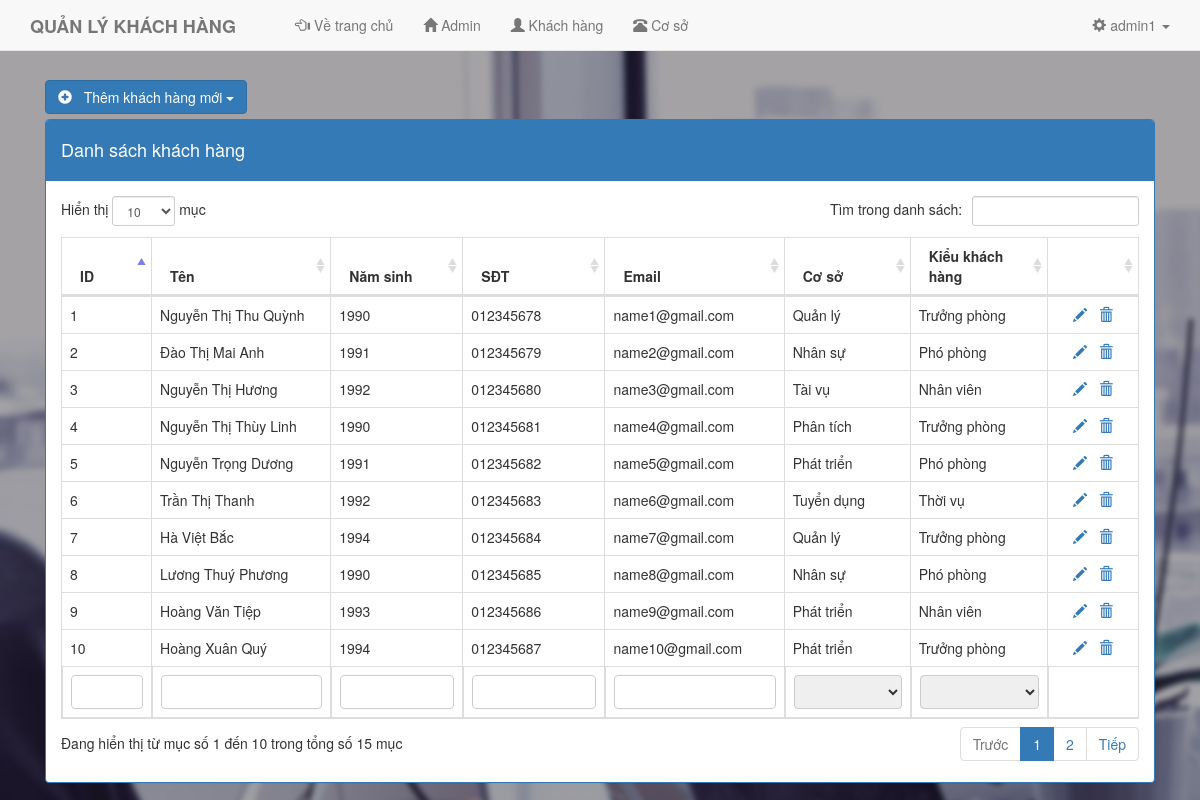
Page /qlkh/admin.php?controller=employee (signed in) on the committed database.
### tables this page shows
CREATE TABLE `tblemployee` (
  `id` int(11) NOT NULL,
  `name` varchar(50) NOT NULL,
  `birthYear` int(11) DEFAULT NULL,
  `phone` varchar(30) DEFAULT NULL,
  `email` varchar(50) DEFAULT NULL,
  `department_id` int(11) DEFAULT NULL,
  `position` varchar(50) DEFAULT NULL
);

CREATE TABLE `tbldepartment` (
  `id` int(11) NOT NULL,
  `name` varchar(50) NOT NULL,
  `description` text,
  `image` varchar(500) DEFAULT NULL
);

### qlkh/controller/backend/controller_employee.php (called while the page is built, shortened)
<?php
	class controller_employee extends controller{
		public function __construct(){
			$arr = $this->model->fetch("select * from tblemployee");
			include "view/backend/view_employee.php";
		}
	}
	new controller_employee();
 ?>

### qlkh/application/controller.php (called while the page is built, shortened)
<?php
	class controller{
		public function __construct(){
			$this->model = new model();
		}
	}
 ?>

### qlkh/application/model.php (called while the page is built, shortened)
<?php
	class model{
		public function fetch($sql){
			global $link;
			$result = mysqli_query($link,$sql);
			$arr = array();
			while($rows = mysqli_fetch_array($result))
				$arr[] = $rows;
			return $arr;
		}
		public function fetch_one($sql){
			global $link;
			$result = mysqli_query($link,$sql);
			return mysqli_fetch_array($result);
		}
	}
 ?>

### qlkh/view/backend/view_employee.php (the view, shortened to what this page needs)
<div class="col-md-12">
	<div class="btn-group" style="margin-bottom: 5px;">
	  <button type="button" class="btn btn-primary dropdown-toggle" data-toggle="dropdown">
	    	<span class="glyphicon glyphicon-plus-sign"></span>&nbsp;&nbsp;
	    	Thêm khách hàng mới
	    	<span class="caret"></span>
	  </button>
	</div>
	<div class="panel panel-primary">
		<div class="panel-heading"><h4>Danh sách khách hàng</h4></div>
		<div class="panel-body">
			<table id="nhanvien" class="table table-hover table-bordered">
				<thead>
				<tr>
					<th class="col-md-1">ID</th>
					<th class="col-md-2">Tên</th>
					<th>Năm sinh</th>
					<th>SĐT</th>
					<th class="col-md-2">Email</th>
					<th>Cơ sở</th>
					<th>Kiểu khách hàng</th>
					<th class="col-md-1"></th>
				</tr>
				</thead>
				<tfoot>
				<tr>
	                <th><input type="text"></th>
	                <th><input type="text"></th>
	                <th><input type="text"></th>
	                <th><input type="text"></th>
	                <th><input type="text"></th>
	                <th><input type="text"></th>
	                <th><input type="text"></th>
					<th></th>
            	</tr>
				</tfoot>
				<tbody>
				<?php
					foreach($arr as $rows)
					{
				 ?>
				<tr>
					<td><?php echo $rows["id"]; ?></td>
					<td><?php echo $rows["name"]; ?></td>
					<td><?php echo $rows["birthYear"]; ?></td>
					<td><?php echo $rows["phone"]; ?></td>
					<td><?php echo $rows["email"]; ?></td>
					<td>
						<?php
							$department = $this->model->fetch_one("select name from tbldepartment where id=".$rows["department_id"]);
							echo isset($department["name"])?$department["name"]:"(Chưa có)";
						 ?>
					</td>
					<td>
						<?php
						echo isset($department["name"])?$rows["position"]:"(Chưa có)"
						?>
					</td>
					<td style="text-align: center;">
						<a href="admin.php?controller=add_edit_employee&act=edit&id=<?php echo $rows["id"]; ?>"><span class="glyphicon glyphicon-pencil"></span></a>&nbsp;&nbsp;
						<a href="admin.php?controller=employee&act=delete&id=<?php echo $rows["id"]; ?>" onclick="return window.confirm('Xóa khách hàng này?');"><span class="glyphicon glyphicon-trash"></span></a>
					</td>
				</tr>
				<?php } ?>
				</tbody>
			</table>
		</div>
	</div>
</div>

### qlkh/view/backend/view_layout.php (style rules this page uses)
body { background: url(public/backend/2.jpg); background-attachment: fixed; }
tfoot input { width: 100%; border: 1px solid #ccc; border-radius: 4px; height: 34px; }

### rows in the picture
tblemployee: id "1", name "Nguyễn Thị Thu Quỳnh", birthYear "1990", phone "012345678", email "name1@gmail.com", department.name "Quản lý", position "Trưởng phòng"
tblemployee: id "2", name "Đào Thị Mai Anh", birthYear "1991", phone "012345679", email "name2@gmail.com", department.name "Nhân sự", position "Phó phòng"
tblemployee: id "3", name "Nguyễn Thị Hương", birthYear "1992", phone "012345680", email "name3@gmail.com", department.name "Tài vụ", position "Nhân viên"
tblemployee: id "4", name "Nguyễn Thị Thùy Linh", birthYear "1990", phone "012345681", email "name4@gmail.com", department.name "Phân tích", position "Trưởng phòng"
tblemployee: id "5", name "Nguyễn Trọng Dương", birthYear "1991", phone "012345682", email "name5@gmail.com", department.name "Phát triển", position "Phó phòng"
tblemployee: id "6", name "Trần Thị Thanh", birthYear "1992", phone "012345683", email "name6@gmail.com", department.name "Tuyển dụng", position "Thời vụ"
tblemployee: id "7", name "Hà Việt Bắc", birthYear "1994", phone "012345684", email "name7@gmail.com", department.name "Quản lý", position "Trưởng phòng"
tblemployee: id "8", name "Lương Thuý Phương", birthYear "1990", phone "012345685", email "name8@gmail.com", department.name "Nhân sự", position "Phó phòng"
tblemployee: id "9", name "Hoàng Văn Tiệp", birthYear "1993", phone "012345686", email "name9@gmail.com", department.name "Phát triển", position "Nhân viên"
tblemployee: id "10", name "Hoàng Xuân Quý", birthYear "1994", phone "012345687", email "name10@gmail.com", department.name "Phát triển", position "Trưởng phòng"

### other values in the picture
$_SESSION["username"] "admin1"
